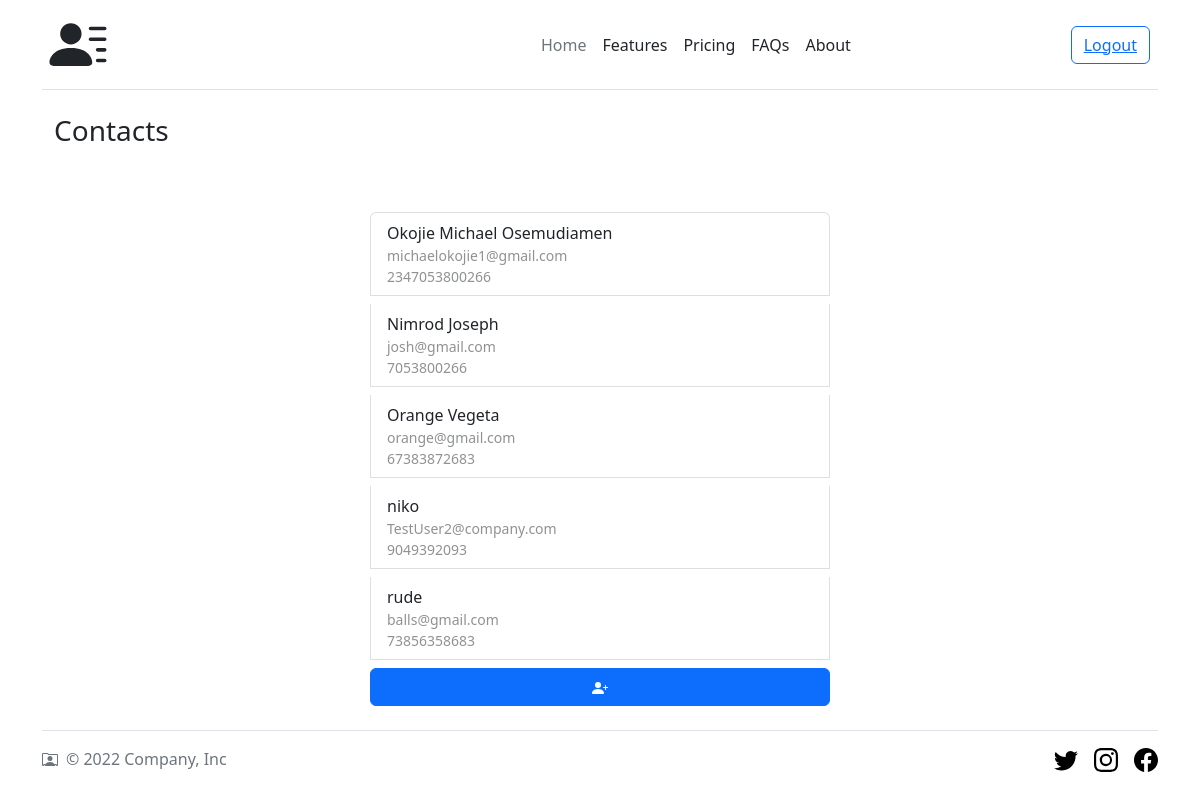
The app's page / (signed in), older data.
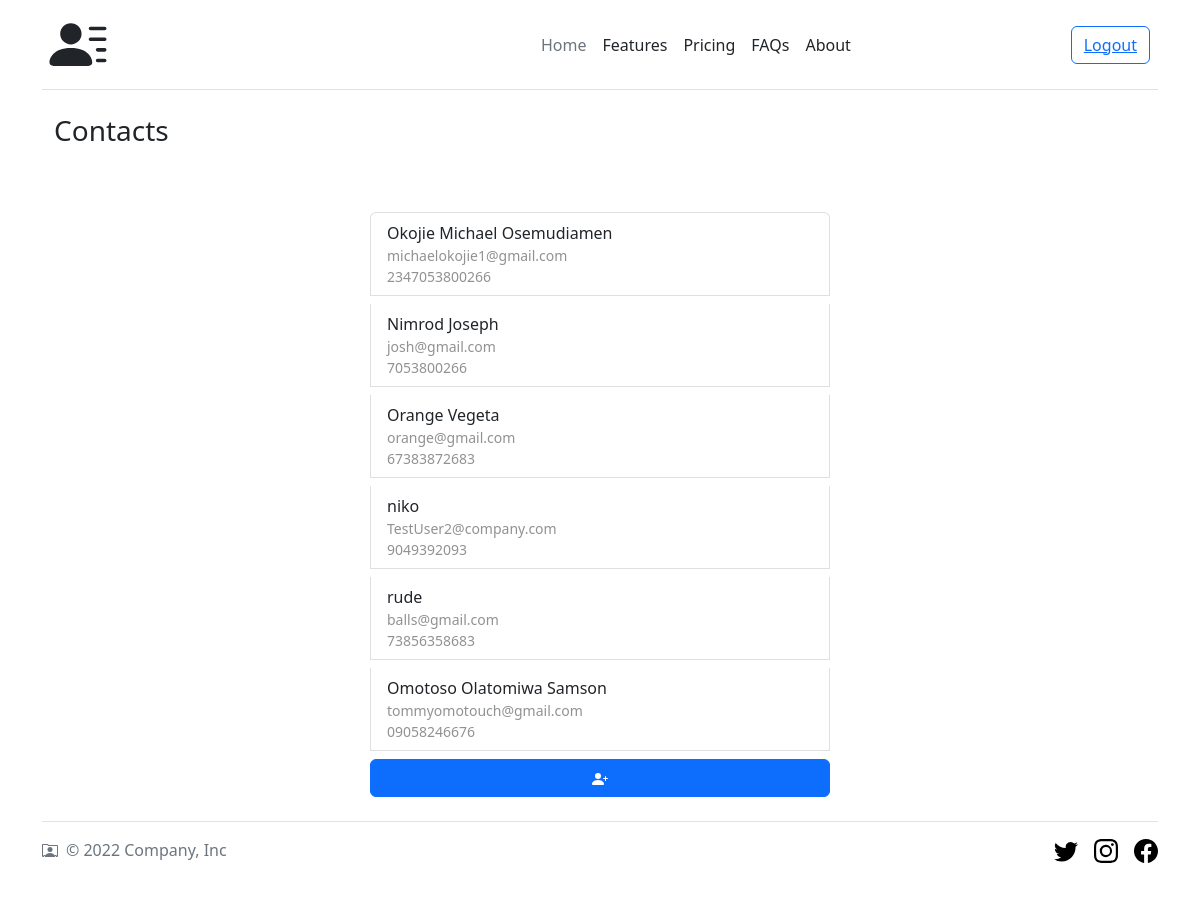
The same page, newer data.
### contact/models.py (models this page shows, shortened)
class Contact(models.Model):
    user = models.ForeignKey(User, on_delete=models.CASCADE, null=True, blank=True)
    name = models.CharField(max_length=50)
    phone_number = models.CharField(max_length=15)
    email = models.EmailField()

### contact/views.py (the view)
# urls.py: path('', ContactListView.as_view(), name='contacts'),
class ContactListView(LoginRequiredMixin, ListView):
    template_name = 'home.html'
    model = Contact
    context_object_name = 'contacts'
    queryset = Contact.objects.all()
    def get_context_data(self, **kwargs):
        context = super().get_context_data(**kwargs)
        context['contacts'] = context['contacts'].filter(user=self.request.user)
        return context

### contact/templates/home.html (shortened to what this page needs)
{% extends 'base.html' %}
{% block content %}
<div class="container-sm">
    <div class="container">
        <h3>Contacts</h3>
    </div>
    <div class="list-group list-group-checkable d-grid gap-2 border-0 w-auto">
        {% for contact in contacts %}
        <a href="{% url 'detail' contact.id %}" class="list-group-item list-group-item-action " aria-current="true">
            {{ contact.name }}
            <span class="d-block small opacity-50">{{contact.email}}</span>
            <span class="d-block small opacity-50">{{contact.phone_number}}</span>
        </a>
        {% endfor %}
        <a class="btn btn-primary" href="{% url 'create' %}" role="button">
        </a>
    </div>
</div>
{% endblock content %}

### contact/templates/base.html (shortened to what this page needs)
{% load static %}
<!DOCTYPE html>
<html lang="en">
<head>
    <link rel="stylesheet" href="{% static '/css/main.css' %}" type="text/css">
    <link rel="stylesheet" href="{% static '/css/list-groups.css' %}" type="text/css">
    <link href="https://cdn.jsdelivr.net/npm/bootstrap@5.2.2/dist/css/bootstrap.min.css" rel="stylesheet"
>
</head>
<body>
    <div class="container">
        <header class="d-flex flex-wrap align-items-center justify-content-center justify-content-md-between py-3 mb-4 border-bottom">
          <a href="/" class="d-flex align-items-center col-md-3 mb-2 mb-md-0 text-dark text-decoration-none">
          </a>
          <ul class="nav col-12 col-md-auto mb-2 justify-content-center mb-md-0">
            <li><a href="#" class="nav-link px-2 link-secondary">Home</a></li>
            <li><a href="#" class="nav-link px-2 link-dark">Features</a></li>
            <li><a href="#" class="nav-link px-2 link-dark">Pricing</a></li>
            <li><a href="#" class="nav-link px-2 link-dark">FAQs</a></li>
            <li><a href="#" class="nav-link px-2 link-dark">About</a></li>
          </ul>
          <div class="text-end">
            {% if request.user.is_authenticated %}
            <button type="button" class="btn btn-outline-primary me-2"><a
                    href="{% url 'logout' %}">Logout</a></button>
            {% else %}
            <button type="button" class="btn btn-outline-primary me-2"><a
                    href="{% url 'login' %}">Login</a></button>
            <button type="button" class="btn btn-warning"><a href="{% url 'register' %}">Register</a></button>
            {% endif %}
        </div>
        </header>
      </div>
    {% block content %}
    {% endblock content %}
    <div class="container">
        <footer class="d-flex flex-wrap justify-content-between align-items-center py-3 my-4 border-top">
            <div class="col-md-4 d-flex align-items-center">
                <a href="/" class="mb-3 me-2 mb-md-0 text-muted text-decoration-none lh-1">
                </a>
                <span class="mb-3 mb-md-0 text-muted">&copy; 2022 Company, Inc</span>
            </div>
            <ul class="nav col-md-4 justify-content-end list-unstyled d-flex">
                <li class="ms-3"><a class="text-muted" href="#"><svg class="bi" width="24" height="24">
                            <use xlink:href="#twitter" /></svg></a></li>
                <li class="ms-3"><a class="text-muted" href="#"><svg class="bi" width="24" height="24">
                            <use xlink:href="#instagram" /></svg></a></li>
                <li class="ms-3"><a class="text-muted" href="#"><svg class="bi" width="24" height="24">
                            <use xlink:href="#facebook" /></svg></a></li>
            </ul>
        </footer>
    </div>
</body>
</html>

### staticfiles/css/main.css (style rules this page uses)
.container { position: relative; z-index: 1; max-width: 300px; margin: 0 auto; }
.container:before, .container:after { content: ""; display: block; clear: both; }
body { background: #76b852; background: rgb(141,194,111); font-family: "Roboto", sans-serif; -webkit-font-smoothing: antialiased; -moz-osx-font-smoothing: grayscale; }

### staticfiles/css/list-groups.css (style rules this page uses)
.list-group { max-width: 460px; margin: 4rem auto; }
.list-group-checkable .list-group-item { cursor: pointer; }

Row changes from the older to the newer data that the page shows:
added Contact: name "Omotoso Olatomiwa Samson", email "tommyomotouch@gmail.com", phone_number "09058246676"
